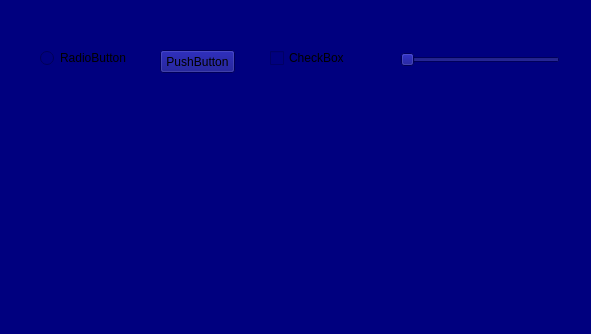
<?xml version="1.0" encoding="UTF-8"?>
<ui version="4.0">
 <class>MainWindow</class>
 <widget class="QMainWindow" name="MainWindow">
  <property name="geometry">
   <rect>
    <x>0</x>
    <y>0</y>
    <width>591</width>
    <height>334</height>
   </rect>
  </property>
  <property name="windowTitle">
   <string>MainWindow</string>
  </property>
  <property name="styleSheet">
   <string notr="true">background-color: rgb(0, 0, 127);</string>
  </property>
  <widget class="QWidget" name="centralwidget">
   <widget class="QRadioButton" name="radioButton">
    <property name="geometry">
     <rect>
      <x>40</x>
      <y>50</y>
      <width>86</width>
      <height>16</height>
     </rect>
    </property>
    <property name="text">
     <string>RadioButton</string>
    </property>
   </widget>
   <widget class="QPushButton" name="pushButton">
    <property name="geometry">
     <rect>
      <x>160</x>
      <y>50</y>
      <width>75</width>
      <height>23</height>
     </rect>
    </property>
    <property name="text">
     <string>PushButton</string>
    </property>
   </widget>
   <widget class="QCheckBox" name="checkBox">
    <property name="geometry">
     <rect>
      <x>270</x>
      <y>50</y>
      <width>75</width>
      <height>16</height>
     </rect>
    </property>
    <property name="text">
     <string>CheckBox</string>
    </property>
   </widget>
   <widget class="QWidget" name="widget" native="true">
    <property name="geometry">
     <rect>
      <x>40</x>
      <y>120</y>
      <width>120</width>
      <height>80</height>
     </rect>
    </property>
   </widget>
   <widget class="QWidget" name="widget_2" native="true">
    <property name="geometry">
     <rect>
      <x>190</x>
      <y>110</y>
      <width>120</width>
      <height>80</height>
     </rect>
    </property>
   </widget>
   <widget class="QSlider" name="horizontalSlider">
    <property name="geometry">
     <rect>
      <x>400</x>
      <y>50</y>
      <width>160</width>
      <height>19</height>
     </rect>
    </property>
    <property name="orientation">
     <enum>Qt::Horizontal</enum>
    </property>
   </widget>
  </widget>
  <widget class="QMenuBar" name="menubar">
   <property name="geometry">
    <rect>
     <x>0</x>
     <y>0</y>
     <width>591</width>
     <height>17</height>
    </rect>
   </property>
  </widget>
  <widget class="QStatusBar" name="statusbar"/>
 </widget>
 <resources/>
 <connections>
  <connection>
   <sender>radioButton</sender>
   <signal>toggled(bool)</signal>
   <receiver>horizontalSlider</receiver>
   <slot>addStep()</slot>
   <hints>
    <hint type="sourcelabel">
     <x>87</x>
     <y>85</y>
    </hint>
    <hint type="destinationlabel">
     <x>455</x>
     <y>79</y>
    </hint>
   </hints>
  </connection>
 </connections>
</ui>
